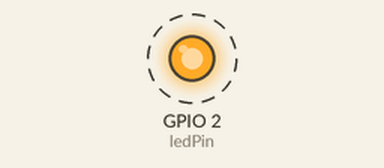
This sketch was run on a simulated ESP32. Parts: output pins drawn as LEDs (lit = HIGH). Dashed ring = blinking.

Above: at 0.02 s.
Timing chart, 0 to 3.0 s (numbered marks = the images above):
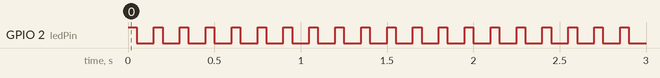

The sketch:

ESP32_LedBlink.ino
```cpp
// LED on GPIO2
int ledPin = 2;

void setup()
{
    // Set LED as output
    pinMode(ledPin, OUTPUT);

}

void loop()
{
    digitalWrite(ledPin, HIGH);

    delay(50);

    digitalWrite(ledPin, LOW);

    delay(100);
}
```

Measured:
- by itself, GPIO 2 (ledPin): alternates HIGH for 0.05 s and LOW for 0.10 s
